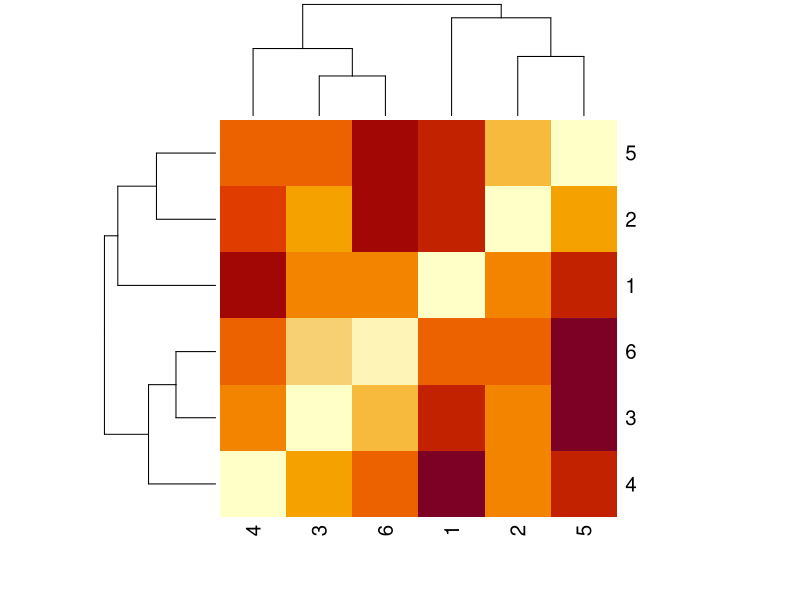
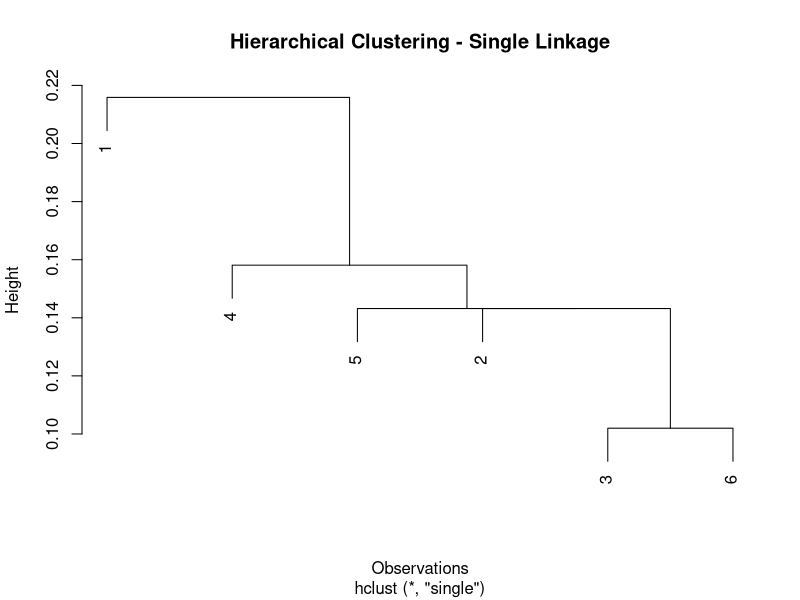

Write the R code that produced these figures, in order.
#Create a distance matrix in cluster analysis using Euclidean distance. 
data <- matrix(c(0.4, 0.53, 0.22, 0.38, 0.35, 0.32, 0.26, 0.19, 0.08, 0.41, 0.45, 0.3),  nrow = 6, byrow = TRUE)
colnames(data) <- c("X", "Y")
print("Dataset:")
print(data)
# Compute the Euclidean distance matrix
dist_matrix <- dist(data, method = "euclidean")
print("Euclidean Distance Matrix:")
print(dist_matrix)
#for manhattan
dist_matrix <- dist(data, method = "manhattan")
#for maximum
dist_matrix <- dist(data, method = "maximum")
#for binary
dist_matrix <- dist(data, method = "binary")
#for minkowski
dist_matrix <- dist(data, method = "minkowski")
#heatmaps of distance matrix
data <- matrix(c(0.4, 0.53, 0.22, 0.38, 0.35, 0.32, 0.26, 0.19, 0.08, 0.41, 0.45, 0.3), nrow=6, byrow=TRUE)
distmat <- dist(data)
# Convert matrix into full matrix form
dist_matrix_matrix <- as.matrix(distmat)
# Convert matrix into a heatmap
heatmap(dist_matrix_matrix)
#hac single link
# Perform HAC using single linkage method
data <- matrix(c(0.4, 0.53, 0.22, 0.38, 0.35, 0.32, 0.26, 0.19, 0.08, 0.41, 0.45, 0.3),  nrow = 6, byrow = TRUE)
dist_matrix <- dist(data, method = "euclidean")
hc_single <- hclust(dist_matrix, method = "single")
print("Hierarchical Clustering (Single Linkage):")
print(hc_single)
# Plot the dendrogram
plot(hc_single, main = "Hierarchical Clustering - Single Linkage", xlab = "Observations", ylab = "Height")
#average linkage
hc_avg <- hclust(dist_matrix, method = "average")
print(hc_avg)
#ward linkage
hc_ward <- hclust(dist_matrix, method = "ward.D2")
print(hc_ward)